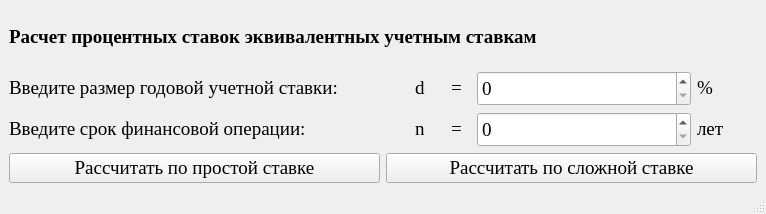
<?xml version="1.0" encoding="UTF-8"?>
<ui version="4.0">
 <class>MainWindow</class>
 <widget class="QMainWindow" name="MainWindow">
  <property name="geometry">
   <rect>
    <x>0</x>
    <y>0</y>
    <width>766</width>
    <height>214</height>
   </rect>
  </property>
  <property name="windowTitle">
   <string>Расчет процентных ставок эквивалентных учетным ставкам</string>
  </property>
  <widget class="QWidget" name="centralwidget">
   <layout class="QGridLayout" name="gridLayout_5">
    <item row="0" column="0">
     <widget class="QLabel" name="label_11">
      <property name="minimumSize">
       <size>
        <width>400</width>
        <height>35</height>
       </size>
      </property>
      <property name="font">
       <font>
        <family>Times New Roman</family>
        <pointsize>14</pointsize>
        <weight>75</weight>
        <bold>true</bold>
       </font>
      </property>
      <property name="text">
       <string>&lt;html&gt;&lt;head/&gt;&lt;body&gt;&lt;p&gt;Расчет процентных ставок эквивалентных учетным ставкам&lt;/p&gt;&lt;/body&gt;&lt;/html&gt;</string>
      </property>
     </widget>
    </item>
    <item row="1" column="0">
     <layout class="QGridLayout" name="gridLayout_3">
      <item row="0" column="0">
       <layout class="QGridLayout" name="gridLayout">
        <item row="0" column="0">
         <widget class="QLabel" name="label">
          <property name="minimumSize">
           <size>
            <width>400</width>
            <height>35</height>
           </size>
          </property>
          <property name="font">
           <font>
            <family>Times New Roman</family>
            <pointsize>14</pointsize>
           </font>
          </property>
          <property name="text">
           <string>&lt;html&gt;&lt;head/&gt;&lt;body&gt;&lt;p&gt;Введите размер годовой учетной ставки:&lt;/p&gt;&lt;/body&gt;&lt;/html&gt;</string>
          </property>
         </widget>
        </item>
        <item row="0" column="1">
         <widget class="QLabel" name="label_2">
          <property name="minimumSize">
           <size>
            <width>30</width>
            <height>0</height>
           </size>
          </property>
          <property name="maximumSize">
           <size>
            <width>30</width>
            <height>16777215</height>
           </size>
          </property>
          <property name="font">
           <font>
            <family>Times New Roman</family>
            <pointsize>14</pointsize>
           </font>
          </property>
          <property name="text">
           <string>&lt;html&gt;&lt;head/&gt;&lt;body&gt;&lt;p&gt;d&lt;/p&gt;&lt;/body&gt;&lt;/html&gt;</string>
          </property>
         </widget>
        </item>
        <item row="0" column="2">
         <widget class="QLabel" name="label_3">
          <property name="minimumSize">
           <size>
            <width>20</width>
            <height>0</height>
           </size>
          </property>
          <property name="maximumSize">
           <size>
            <width>20</width>
            <height>16777215</height>
           </size>
          </property>
          <property name="font">
           <font>
            <family>Times New Roman</family>
            <pointsize>14</pointsize>
           </font>
          </property>
          <property name="text">
           <string>&lt;html&gt;&lt;head/&gt;&lt;body&gt;&lt;p&gt;=&lt;/p&gt;&lt;/body&gt;&lt;/html&gt;</string>
          </property>
         </widget>
        </item>
        <item row="0" column="3">
         <widget class="QDoubleSpinBox" name="doubleSpinBox">
          <property name="minimumSize">
           <size>
            <width>214</width>
            <height>25</height>
           </size>
          </property>
          <property name="maximumSize">
           <size>
            <width>16777215</width>
            <height>220</height>
           </size>
          </property>
          <property name="font">
           <font>
            <family>Times New Roman</family>
            <pointsize>14</pointsize>
           </font>
          </property>
          <property name="decimals">
           <number>0</number>
          </property>
         </widget>
        </item>
        <item row="0" column="4">
         <widget class="QLabel" name="label_4">
          <property name="minimumSize">
           <size>
            <width>35</width>
            <height>0</height>
           </size>
          </property>
          <property name="maximumSize">
           <size>
            <width>35</width>
            <height>16777215</height>
           </size>
          </property>
          <property name="font">
           <font>
            <family>Times New Roman</family>
            <pointsize>14</pointsize>
           </font>
          </property>
          <property name="text">
           <string>&lt;html&gt;&lt;head/&gt;&lt;body&gt;&lt;p&gt;%&lt;/p&gt;&lt;/body&gt;&lt;/html&gt;</string>
          </property>
         </widget>
        </item>
        <item row="0" column="5">
         <widget class="QLabel" name="label_5">
          <property name="text">
           <string/>
          </property>
         </widget>
        </item>
       </layout>
      </item>
      <item row="1" column="0">
       <layout class="QGridLayout" name="gridLayout_2">
        <item row="0" column="0">
         <widget class="QLabel" name="label_6">
          <property name="minimumSize">
           <size>
            <width>400</width>
            <height>35</height>
           </size>
          </property>
          <property name="font">
           <font>
            <family>Times New Roman</family>
            <pointsize>14</pointsize>
           </font>
          </property>
          <property name="text">
           <string>&lt;html&gt;&lt;head/&gt;&lt;body&gt;&lt;p&gt;Введите срок финансовой операции:&lt;/p&gt;&lt;/body&gt;&lt;/html&gt;</string>
          </property>
         </widget>
        </item>
        <item row="0" column="1">
         <widget class="QLabel" name="label_7">
          <property name="minimumSize">
           <size>
            <width>30</width>
            <height>0</height>
           </size>
          </property>
          <property name="maximumSize">
           <size>
            <width>30</width>
            <height>16777215</height>
           </size>
          </property>
          <property name="font">
           <font>
            <family>Times New Roman</family>
            <pointsize>14</pointsize>
           </font>
          </property>
          <property name="text">
           <string>&lt;html&gt;&lt;head/&gt;&lt;body&gt;&lt;p&gt;n&lt;/p&gt;&lt;/body&gt;&lt;/html&gt;</string>
          </property>
         </widget>
        </item>
        <item row="0" column="2">
         <widget class="QLabel" name="label_8">
          <property name="minimumSize">
           <size>
            <width>20</width>
            <height>0</height>
           </size>
          </property>
          <property name="maximumSize">
           <size>
            <width>20</width>
            <height>16777215</height>
           </size>
          </property>
          <property name="font">
           <font>
            <family>Times New Roman</family>
            <pointsize>14</pointsize>
           </font>
          </property>
          <property name="text">
           <string>&lt;html&gt;&lt;head/&gt;&lt;body&gt;&lt;p&gt;=&lt;/p&gt;&lt;/body&gt;&lt;/html&gt;</string>
          </property>
         </widget>
        </item>
        <item row="0" column="3">
         <widget class="QDoubleSpinBox" name="doubleSpinBox_2">
          <property name="minimumSize">
           <size>
            <width>214</width>
            <height>25</height>
           </size>
          </property>
          <property name="maximumSize">
           <size>
            <width>16777215</width>
            <height>220</height>
           </size>
          </property>
          <property name="font">
           <font>
            <family>Times New Roman</family>
            <pointsize>14</pointsize>
           </font>
          </property>
          <property name="decimals">
           <number>0</number>
          </property>
         </widget>
        </item>
        <item row="0" column="4">
         <widget class="QLabel" name="label_9">
          <property name="minimumSize">
           <size>
            <width>35</width>
            <height>0</height>
           </size>
          </property>
          <property name="maximumSize">
           <size>
            <width>35</width>
            <height>16777215</height>
           </size>
          </property>
          <property name="font">
           <font>
            <family>Times New Roman</family>
            <pointsize>14</pointsize>
           </font>
          </property>
          <property name="text">
           <string>&lt;html&gt;&lt;head/&gt;&lt;body&gt;&lt;p&gt;лет&lt;/p&gt;&lt;/body&gt;&lt;/html&gt;</string>
          </property>
         </widget>
        </item>
        <item row="0" column="5">
         <widget class="QLabel" name="label_10">
          <property name="text">
           <string/>
          </property>
         </widget>
        </item>
       </layout>
      </item>
     </layout>
    </item>
    <item row="2" column="0">
     <layout class="QGridLayout" name="gridLayout_4">
      <item row="0" column="0">
       <widget class="QPushButton" name="pushButton">
        <property name="font">
         <font>
          <family>Times New Roman</family>
          <pointsize>14</pointsize>
         </font>
        </property>
        <property name="text">
         <string>Рассчитать по простой ставке</string>
        </property>
       </widget>
      </item>
      <item row="0" column="1">
       <widget class="QPushButton" name="pushButton_2">
        <property name="font">
         <font>
          <family>Times New Roman</family>
          <pointsize>14</pointsize>
         </font>
        </property>
        <property name="text">
         <string>Рассчитать по сложной ставке</string>
        </property>
       </widget>
      </item>
     </layout>
    </item>
   </layout>
  </widget>
  <widget class="QStatusBar" name="statusbar"/>
 </widget>
 <resources/>
 <connections/>
</ui>
